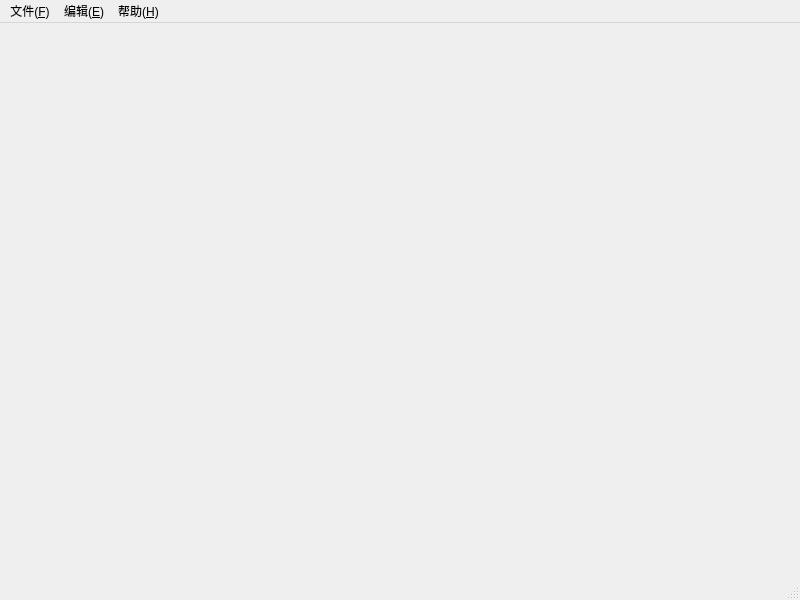
<?xml version="1.0" encoding="UTF-8"?>
<ui version="4.0">
 <class>MainWindow</class>
 <widget class="QMainWindow" name="MainWindow">
  <property name="geometry">
   <rect>
    <x>0</x>
    <y>0</y>
    <width>800</width>
    <height>600</height>
   </rect>
  </property>
  <property name="windowTitle">
   <string>PngPacker</string>
  </property>
  <property name="windowIcon">
   <iconset resource="resource.qrc">
    <normaloff>:/res/icon/mainwindow.png</normaloff>:/res/icon/mainwindow.png</iconset>
  </property>
  <widget class="QWidget" name="centralwidget"/>
  <widget class="QMenuBar" name="menubar">
   <property name="geometry">
    <rect>
     <x>0</x>
     <y>0</y>
     <width>800</width>
     <height>25</height>
    </rect>
   </property>
   <widget class="QMenu" name="menu_file">
    <property name="title">
     <string>文件(&amp;F)</string>
    </property>
    <addaction name="act_pack"/>
    <addaction name="act_unpack"/>
    <addaction name="act_saveas"/>
    <addaction name="act_quit"/>
   </widget>
   <widget class="QMenu" name="menu_edit">
    <property name="title">
     <string>编辑(&amp;E)</string>
    </property>
    <addaction name="action"/>
   </widget>
   <widget class="QMenu" name="menu_help">
    <property name="title">
     <string>帮助(&amp;H)</string>
    </property>
   </widget>
   <addaction name="menu_file"/>
   <addaction name="menu_edit"/>
   <addaction name="menu_help"/>
  </widget>
  <widget class="QStatusBar" name="statusbar"/>
  <action name="act_pack">
   <property name="text">
    <string>打包</string>
   </property>
  </action>
  <action name="act_unpack">
   <property name="text">
    <string>解包</string>
   </property>
  </action>
  <action name="act_quit">
   <property name="text">
    <string>退出</string>
   </property>
  </action>
  <action name="act_saveas">
   <property name="text">
    <string>另存为</string>
   </property>
  </action>
  <action name="action">
   <property name="text">
    <string>删除</string>
   </property>
  </action>
 </widget>
 <resources>
  <include location="resource.qrc"/>
 </resources>
 <connections/>
</ui>
